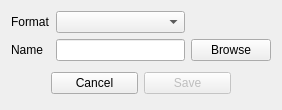
<ui version="4.0" >
 <class>SaveDataAsDialogBase</class>
 <widget class="QDialog" name="SaveDataAsDialogBase" >
  <property name="geometry" >
   <rect>
    <x>0</x>
    <y>0</y>
    <width>282</width>
    <height>110</height>
   </rect>
  </property>
  <property name="windowTitle" >
   <string>Save Data As...</string>
  </property>
  <layout class="QVBoxLayout" >
   <item>
    <layout class="QVBoxLayout" >
     <property name="leftMargin" >
      <number>0</number>
     </property>
     <property name="topMargin" >
      <number>0</number>
     </property>
     <property name="rightMargin" >
      <number>0</number>
     </property>
     <property name="bottomMargin" >
      <number>0</number>
     </property>
     <item>
      <layout class="QGridLayout" >
       <property name="leftMargin" >
        <number>0</number>
       </property>
       <property name="topMargin" >
        <number>0</number>
       </property>
       <property name="rightMargin" >
        <number>0</number>
       </property>
       <property name="bottomMargin" >
        <number>0</number>
       </property>
       <item row="1" column="0" >
        <widget class="QLabel" name="textLabel4" >
         <property name="text" >
          <string>Name</string>
         </property>
         <property name="wordWrap" >
          <bool>false</bool>
         </property>
        </widget>
       </item>
       <item row="1" column="2" >
        <widget class="QPushButton" name="d_browseButton" >
         <property name="text" >
          <string>Browse</string>
         </property>
        </widget>
       </item>
       <item row="0" column="1" >
        <widget class="QComboBox" name="d_formatCombo" />
       </item>
       <item row="0" column="2" >
        <spacer>
         <property name="orientation" >
          <enum>Qt::Vertical</enum>
         </property>
         <property name="sizeType" >
          <enum>QSizePolicy::Expanding</enum>
         </property>
         <property name="sizeHint" >
          <size>
           <width>40</width>
           <height>20</height>
          </size>
         </property>
        </spacer>
       </item>
       <item row="1" column="1" >
        <widget class="QLineEdit" name="d_nameEdit" />
       </item>
       <item row="0" column="0" >
        <widget class="QLabel" name="textLabel3" >
         <property name="text" >
          <string>Format</string>
         </property>
         <property name="wordWrap" >
          <bool>false</bool>
         </property>
        </widget>
       </item>
      </layout>
     </item>
     <item>
      <layout class="QHBoxLayout" >
       <property name="leftMargin" >
        <number>0</number>
       </property>
       <property name="topMargin" >
        <number>0</number>
       </property>
       <property name="rightMargin" >
        <number>0</number>
       </property>
       <property name="bottomMargin" >
        <number>0</number>
       </property>
       <item>
        <spacer>
         <property name="orientation" >
          <enum>Qt::Vertical</enum>
         </property>
         <property name="sizeType" >
          <enum>QSizePolicy::Expanding</enum>
         </property>
         <property name="sizeHint" >
          <size>
           <width>40</width>
           <height>20</height>
          </size>
         </property>
        </spacer>
       </item>
       <item>
        <widget class="QPushButton" name="d_cancelButton" >
         <property name="text" >
          <string>Cancel</string>
         </property>
        </widget>
       </item>
       <item>
        <widget class="QPushButton" name="d_saveButton" >
         <property name="enabled" >
          <bool>false</bool>
         </property>
         <property name="text" >
          <string>Save</string>
         </property>
         <property name="default" >
          <bool>true</bool>
         </property>
        </widget>
       </item>
       <item>
        <spacer>
         <property name="orientation" >
          <enum>Qt::Vertical</enum>
         </property>
         <property name="sizeType" >
          <enum>QSizePolicy::Expanding</enum>
         </property>
         <property name="sizeHint" >
          <size>
           <width>40</width>
           <height>20</height>
          </size>
         </property>
        </spacer>
       </item>
      </layout>
     </item>
    </layout>
   </item>
  </layout>
 </widget>
 <layoutdefault spacing="6" margin="11" />
 <resources/>
 <connections>
  <connection>
   <sender>d_cancelButton</sender>
   <signal>clicked()</signal>
   <receiver>SaveDataAsDialogBase</receiver>
   <slot>reject()</slot>
   <hints>
    <hint type="sourcelabel" >
     <x>20</x>
     <y>20</y>
    </hint>
    <hint type="destinationlabel" >
     <x>20</x>
     <y>20</y>
    </hint>
   </hints>
  </connection>
  <connection>
   <sender>d_saveButton</sender>
   <signal>clicked()</signal>
   <receiver>SaveDataAsDialogBase</receiver>
   <slot>accept()</slot>
   <hints>
    <hint type="sourcelabel" >
     <x>20</x>
     <y>20</y>
    </hint>
    <hint type="destinationlabel" >
     <x>20</x>
     <y>20</y>
    </hint>
   </hints>
  </connection>
 </connections>
</ui>
